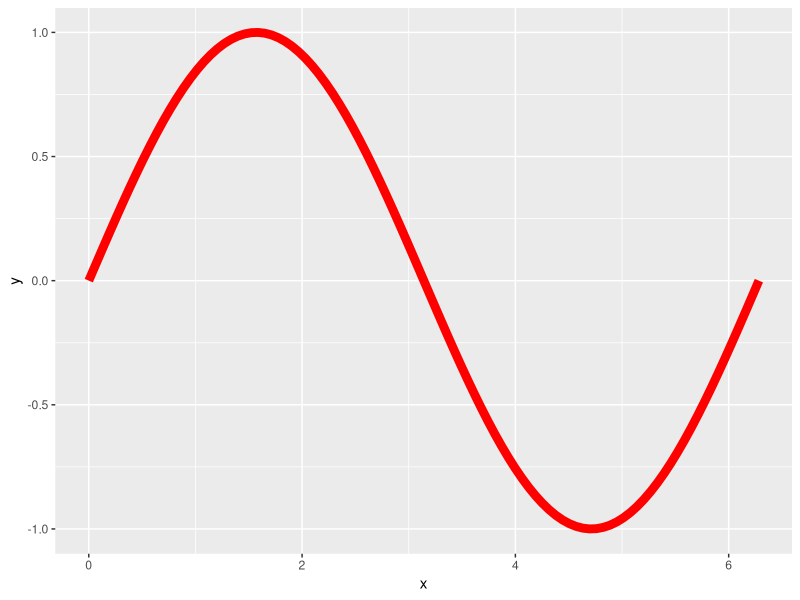
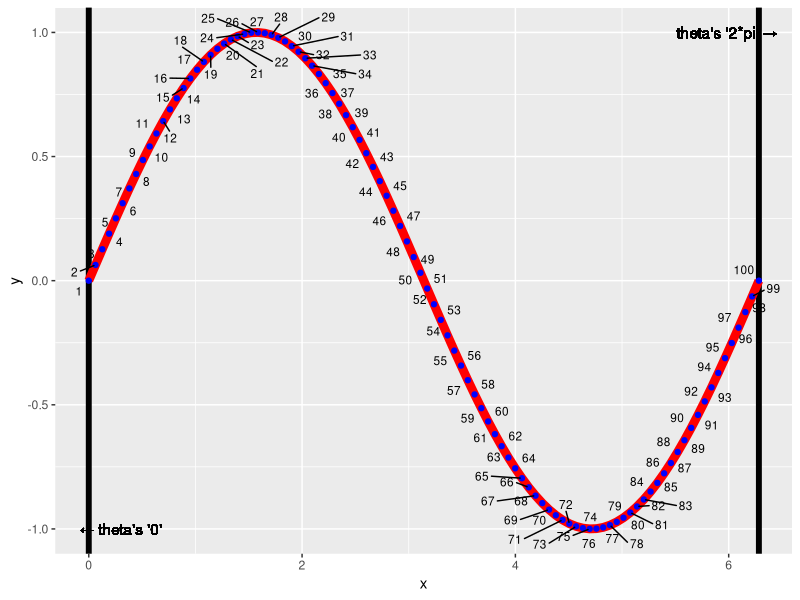
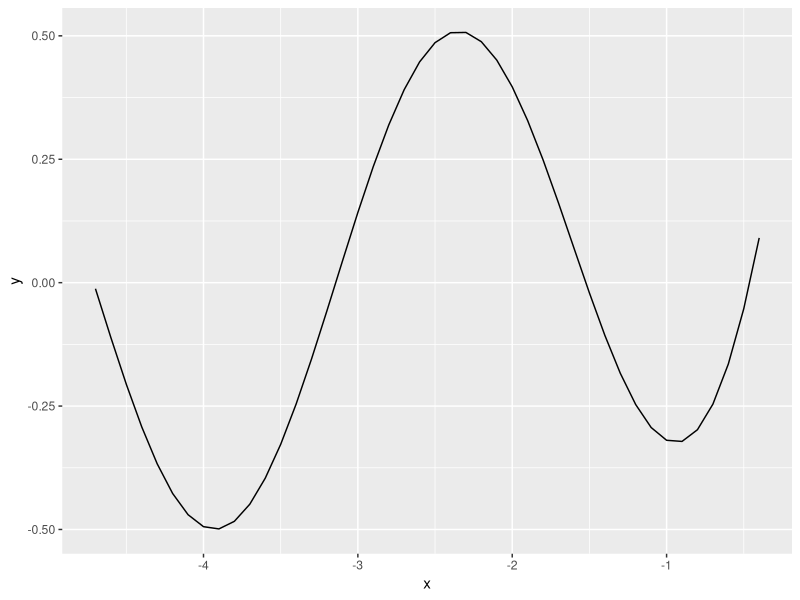
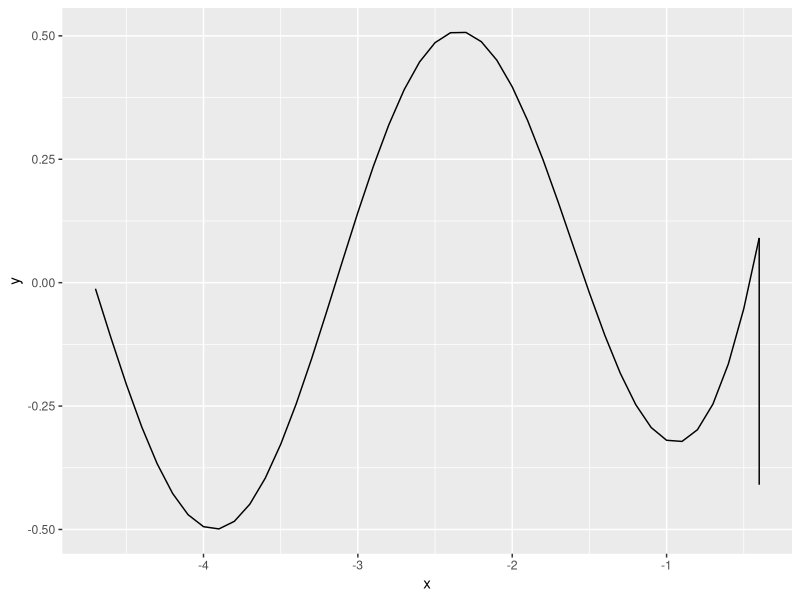
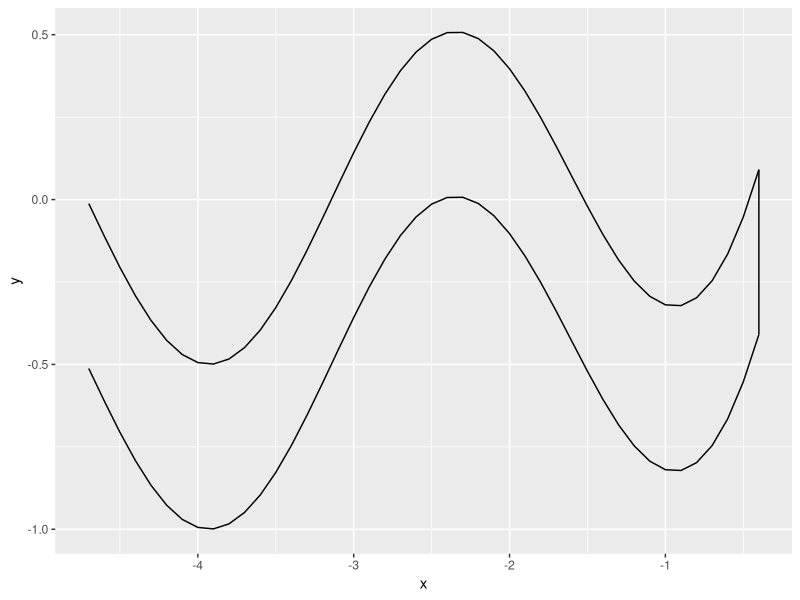
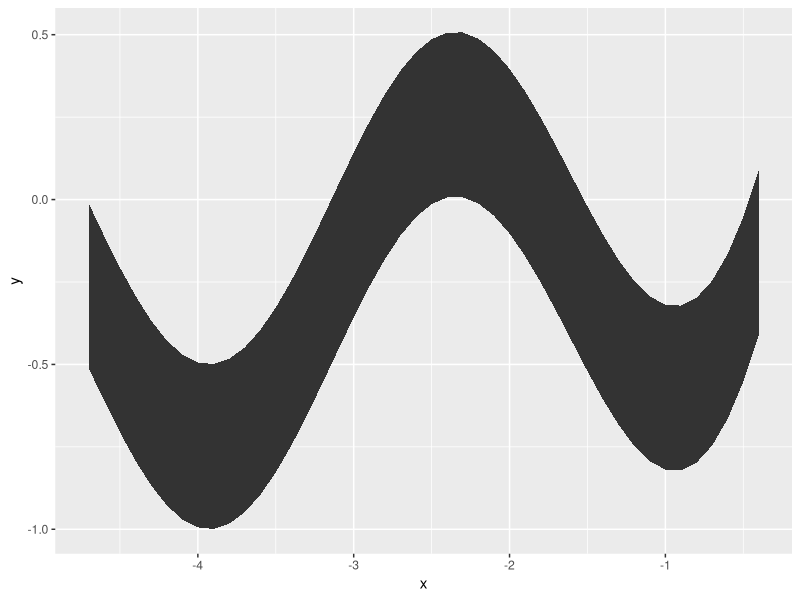
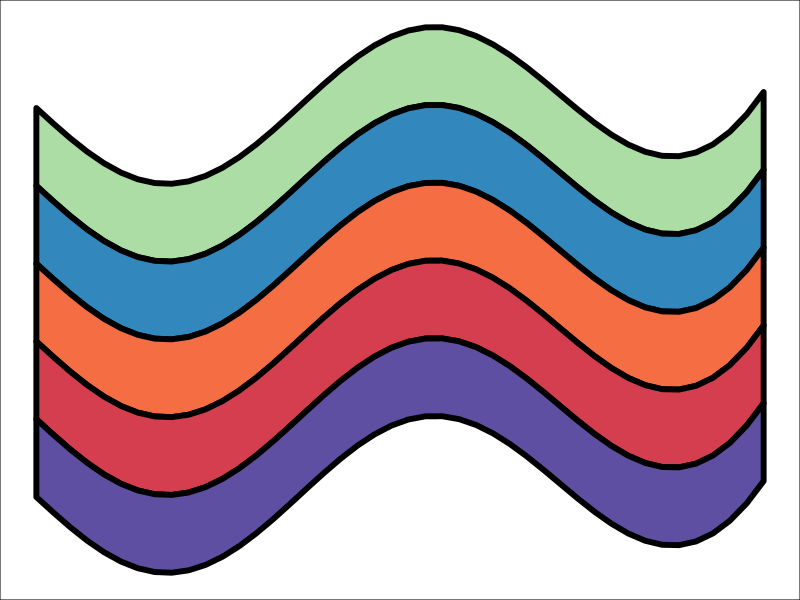
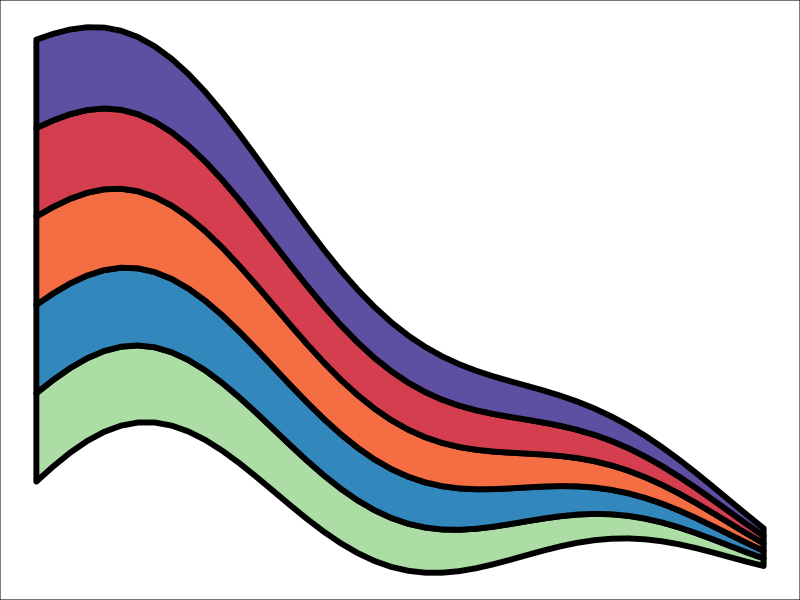

The R script that drew these images, in order:
#========# Wave Tutorial on The Tidy Trekker Site #========#

# Library Load-In====
library(tidyverse) #For everything data#

#Let’s Start with a Trig Refresher#========================#
theta <- seq(from = 0,
             to = 2*pi, 
             length.out = 100)

sine <- tibble(x = theta,
               y = sin(theta),
               label = 1:length(theta))

# A basic sine curve======
sine %>%
  ggplot(aes(x=x,y=y))+
  geom_line(color= "red", size = 3)

# A basic sine curve with more detail pointed out======
sine %>%
  ggplot(aes(x=x,y=y, label = label))+
  geom_vline(xintercept = 0, size = 2)+
  geom_vline(xintercept = 2*pi, size = 2)+
  geom_line(color= "red", size = 3)+
  geom_point(color = "blue")+
  ggrepel::geom_text_repel(max.overlaps = 20, size = 3)+
  geom_text(aes(x = 0,y = -1),
           label =paste(sprintf('\u2190'),"theta's '0'"),
           nudge_x = .3,
           inherit.aes = FALSE)+
  geom_text(aes(x = 2*pi,y = 1),
           label = paste("theta's '2*pi'",sprintf('\u2192')),
           nudge_x = -.3)



# Starting the transition to a pretty wave====
##Setting up our "range" on the x axis for horizontal waves=====
wave_theta <- seq(from = -.4,
             to = -1.5*pi, 
             by = -.1) 

##Creating the "top" of our wave polygon====
curve_top <- tibble(x = wave_theta,
                    y = (sin(x)*cos(wave_theta))+exp(x*2)) %>%
  arrange(x)

##See what the "top" of the wave looks like====
curve_top %>%
  ggplot(aes(x=x, y=y))+
  geom_path()

##Grab the max X value in the wave from the top wave====
max_x_point <- curve_top[which(curve_top$x == max(curve_top$x)),]

##Create a subset of curve_top to create a "side" of the wave====
curve_side_right <- max_x_point %>%
  add_row(max_x_point - c(0,0.5))%>%
  arrange(desc(y))

##Viewing the top curve and curve_side_right together====
curve_top %>%
  ggplot(aes(x=x, y=y))+
  geom_path()+
  geom_path(data = curve_side_right, aes(x=x, y=y))

##Create a copy of the curve_top dataset with the y values decreased by .5====
curve_bottom <- curve_top %>%
  mutate(y = y - .5) %>%
  arrange(desc(x))

##Viewing the top curve, curve_side_right, and curve_bottom together====
curve_top %>%
  ggplot(aes(x=x, y=y))+
  geom_path()+
  geom_path(data = curve_side_right, aes(x=x, y=y), inherit.aes = FALSE)+
  geom_path(data = curve_bottom, aes(x=x, y=y),inherit.aes = FALSE)

##Grab the min X value in the wave from the top wave====
min_x_point <- curve_top[which(curve_top$x == min(curve_top$x)),]

##Create a side that will connect curve_top and curve_bottom on the left side====
curve_side_left <- min_x_point %>%
  add_row(min_x_point - c(0,.5)) %>%
  arrange(y)

##Slap all of them together into one dataframe IN ORDER (top,right,bottom,left)
wave <- bind_rows(curve_top,curve_side_right,curve_bottom,curve_side_left)


##View the entire thing====
wave %>%
  ggplot(aes(x=x, y=y))+
  geom_polygon()

# Creating a function for iterations====

wave_maker <- function(n, wave_df){

  #Creating an empty list to store our multiple dataframes(waves)#
  wave_list<- list()
  
  #Creating a for loop to iteratively make "n" amount of waves#
  for(i in seq_along(1:n)){
    
    wave_list[[i]] <- wave_df %>%
      mutate(y = y - (.5*i),
             group = i)
    
  }
  
 #returning the completed data frame to the environment#
  return(bind_rows(wave_list))
  
}

# Creating the final data frame used for plotting====
wave_layers <- wave_maker(5, wave)

# Picking a random color palette from RColorBrewer for the waves
#We made 5 waves, so let's pick 5 colors#
colors_pal <- sample(RColorBrewer::brewer.pal(10,"Spectral"),nrow(wave_layers)/nrow(wave), replace = TRUE)

# Final Plotting====
wave_layers %>%
  ggplot(aes(x=x,y=y, group = group))+
  theme_void()+
  theme(plot.background = element_rect(fill = "#ffffff"))+
  geom_polygon(color = "black", 
               size = 2, 
               fill = rep(colors_pal, each = nrow(wave)))

# You've got the foundation you need now! Go forth and make some awesome waves! Manipulating these aren't too bad#

#An Example: - Simply changing the y value in the aes call creates a different set of waves :)#
wave_layers %>%
  ggplot(aes(x=x,y=y*x, group = group))+
  theme_void()+
  theme(plot.background = element_rect(fill = "#ffffff"))+
  geom_polygon(color = "black", 
               size = 2, 
               fill = rep(colors_pal, each = nrow(wave)))

